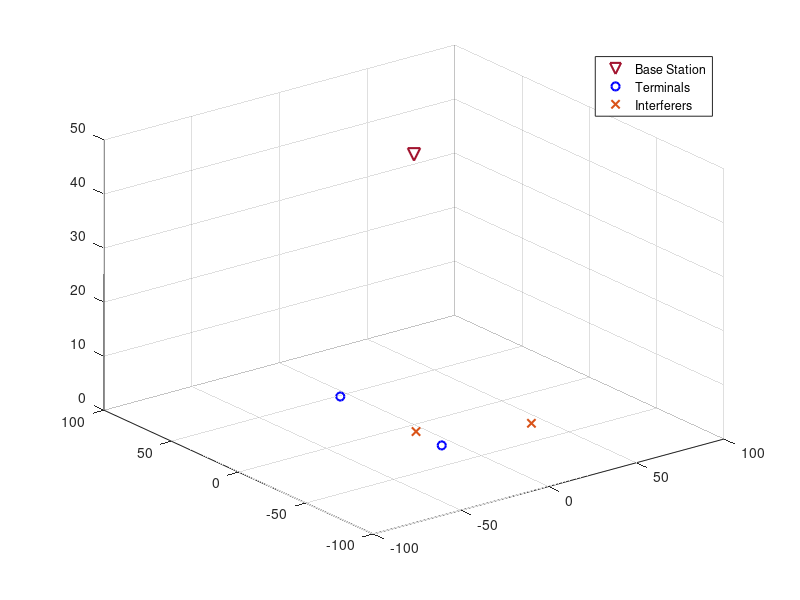

MATLAB code to generate this figure: (Note: this script raises an error after producing the figure.)
clear all
close all

%% impostazione dell'ambiente
%random coordinate generation
bs = [0,0,50]; %base station
t1 = [-50 + rand(2,1)*100;0]; %terminal1
t2 = [-50 + rand(2,1)*100;0]; %terminal2
i1 = [-50 + rand(2,1)*100;0]; %interferers
i2 = [-50 + rand(2,1)*100;0];

%generazione dei segnali
Fsin = 600;
Fsin2 = 500;
Fsin3 = 750;
Ts = 1e-5;
Fsample = 1 / Ts;
TsVect_t1 = 0:Ts:5/Fsin;
TsVect_t2 = 0:Ts:5/Fsin;
TsVect_i = 0:Ts:5/Fsin;
sinusoid_waveform_t1 = sin(2*pi*Fsin*TsVect_t1);
sinusoid_waveform_t2 = sin(2*pi*Fsin2*TsVect_t2);
sinusoid_waveform_i = sin(2*pi*Fsin3*TsVect_i);

%% inizio del ciclo while
while(1)
    % spostamenti
    t1 = t1+[-5+10*rand(2,1);0]; %random movements (between -5 and 5)
    t2 = t2+[-5+10*rand(2,1);0];
    i1 = i1+[-5+10*rand(2,1);0];
    i2 = i2+[-5+10*rand(2,1);0];
    %plot procedure
    v=[t1,t2,i1,i2];
    figure(1)
    plot3(bs(1),bs(2),bs(3),'vr','MarkerSize',9,'LineWidth',1.5,'Color',[0.6350 0.0780 0.1840]);
    hold on;
    plot3(v(1,(1:2)),v(2,(1:2)),v(3,(1:2)),'ob','LineWidth',1.5); %tracked terminals
    plot3(v(1,(3:4)),v(2,(3:4)),v(3,(3:4)),'x', 'Color',[0.8500 0.3250 0.0980],'LineWidth',1.5); %interferers
    xlim([-100,100])
    ylim([-100,100])
    zlim([0,50])
    grid on;
    legend('Base Station','Terminals','Interferers');
    hold off;    


    % calcolo azimuth and elevation

    az_t1=rad2deg(atan2(t1(1),t1(2)));
    az_t2=rad2deg(atan2(t2(1),t2(2)));
    az_i1=rad2deg(atan2(i1(1),i1(2)));
    az_i2=rad2deg(atan2(i2(1),i2(2)));


    el_t1=rad2deg(atan2(bs(3),sqrt(t1(1)^2+t1(2)^2)));
    el_t2=rad2deg(atan2(bs(3),sqrt(t2(1)^2+t2(2)^2)));
    el_i1=rad2deg(atan2(bs(3),sqrt(i1(1)^2+i1(2)^2)));
    el_i2=rad2deg(atan2(bs(3),sqrt(i2(1)^2+i2(2)^2)));
    
    t1_dist = sqrt(t1(1)^2+t1(2)^2);
    i1_dist = sqrt(i1(1)^2+i1(2)^2);
    t2_dist = sqrt(t2(1)^2+t2(2)^2);
    i2_dist = sqrt(i2(1)^2+i2(2)^2);
    
    t1_dist_BS=sqrt(bs(3)^2+t1_dist^2);
    t2_dist_BS=sqrt(bs(3)^2+t2_dist^2);
    i1_dist_BS=sqrt(bs(3)^2+i1_dist^2);
    i2_dist_BS=sqrt(bs(3)^2+i2_dist^2);
    
    Pars.fc = 1e9;
    Pars.c = physconst('LightSpeed');
    Pars.lambda = Pars.c/Pars.fc;
    % definizione MIMO array
    Geometry.BSarray = phased.URA('Size', [4 4], 'ElementSpacing', [Pars.lambda/2 Pars.lambda/2], 'ArrayNormal', 'x');
    
    
    
    % calcolo del pathloss
    path_loss_t1 = ((4*pi*t1_dist_BS)/Pars.lambda)^2;
    path_loss_t2 = ((4*pi*t2_dist_BS)/Pars.lambda)^2;
    path_loss_i1 = ((4*pi*i1_dist_BS)/Pars.lambda)^2;
    path_loss_i2 = ((4*pi*i2_dist_BS)/Pars.lambda)^2;
    
 
    t1Angles = [az_t1 el_t1];
    t2Angles = [az_t2 el_t2];
    i1Angles = [az_i1 el_i1];
    i2Angles = [az_i2 el_i2];
    
    %% misura del segnale effettivo
    %calcolo della forma d'onda.
    receivedW = collectPlaneWave(Geometry.BSarray, [(sinusoid_waveform_t1*sqrt(path_loss_t1))' (sinusoid_waveform_t2*sqrt(path_loss_t2))' (sinusoid_waveform_i*sqrt(path_loss_i1))' (sinusoid_waveform_i*sqrt(path_loss_i2))'], [t1Angles' t2Angles' i1Angles' i2Angles'], Pars.fc);  %% dobbiamo aggiungere l'interferenza e moltiplicare per la radice quadrata del pathloss
    Pars.SNR = 20;
    chOut = awgn(receivedW, Pars.SNR, 'measured'); %% segnale del segnale in entrata alla BS
    
    % beamforming V1
    beamformerV1 = phased.PhaseShiftBeamformer('SensorArray',Geometry.BSarray,...
    'OperatingFrequency',Pars.fc,'PropagationSpeed',Pars.c,...
    'Direction',t1Angles','WeightsOutputPort',true);
    [y1,w1] = beamformerV1(chOut);
    
 
    % beamforming V2
    
    beamformerV2 = phased.PhaseShiftBeamformer('SensorArray',Geometry.BSarray,...
    'OperatingFrequency',Pars.fc,'PropagationSpeed',Pars.c,...
    'Direction',t2Angles','WeightsOutputPort',true);
    [y2,w2] = beamformerV2(chOut);

    pattern(Geometry.BSarray,Pars.fc,[-180:180],el_t1,'PropagationSpeed',Pars.c,'Type',...
    'powerdb','CoordinateSystem','polar','Weights',w1)
    
    hold on 
    
    pattern(Geometry.BSarray,Pars.fc,[-180:180],el_t2,'PropagationSpeed',Pars.c,'Type',...
    'powerdb','CoordinateSystem','polar','Weights',w2)

    %% stima del corretto segnale
    
    receivedW = collectPlaneWave(Geometry.BSarray, [(sinusoid_waveform_t1*sqrt(path_loss_t1))' (sinusoid_waveform_t2*sqrt(path_loss_t2))'], [t1Angles' t2Angles'], Pars.fc);
    Pars.SNR = 20;
    chOuts = awgn(receivedW, Pars.SNR, 'measured'); %% segnale in entrata alla BS
    
    % beamforming V1s
    beamformerV1s = phased.PhaseShiftBeamformer('SensorArray',Geometry.BSarray,...
    'OperatingFrequency',Pars.fc,'PropagationSpeed',Pars.c,...
    'Direction',t1Angles','WeightsOutputPort',true);
    [y1s,w1s] = beamformerV1s(chOuts);
    plot(real(y1))
    hold on
    plot(real(y1s))
    
    % beamforming V2s
    
    beamformerV2s = phased.PhaseShiftBeamformer('SensorArray',Geometry.BSarray,...
    'OperatingFrequency',Pars.fc,'PropagationSpeed',Pars.c,...
    'Direction',t2Angles','WeightsOutputPort',true);
    [y2s,w2s] = beamformerV2(chOuts);
    
    %% algoritmo LMS
    % definizione del complesso coniugato del segnale in input
    chOutcc = conj(chOut);
    % definizione della matrice di correlazione
    y1ctrans = transpose(chOutcc);
    Y = chOut' * y1ctrans';
    R = corr(Y); % tutto a posto
    % definizione di z
    %zpreprod = y1 * transpose(y1s);
    z = corr(chOut, sinusoid_waveform_t1');
    
    % definizione del gradiente di MSE
    MSEgrad = (w1'*R.*2)-(z.*2);
    % definisco il valore mu
    mu = 1 / sum(eig(R));
    
    % definisco il vettore peso finale
    OptimalWeight = zeros(size(w1s));
    for i = 1 : size(w1s)
       if i == 1        % non sono sicuro serva, nel caso io lo metto
          OptimalWeight(i) = 1;
       else
           OptimalWeight(i) = OptimalWeight(i-1) - 0.5 * MSEgrad(i-1) * mu;
       end           
    end
    %% fine ciclo while
    % fin qui abbiamo dei volt, NON delle potenze. quindi dobbiamo ottenere
    % le potenze di segnale
    hold off;
    pause(1);
end